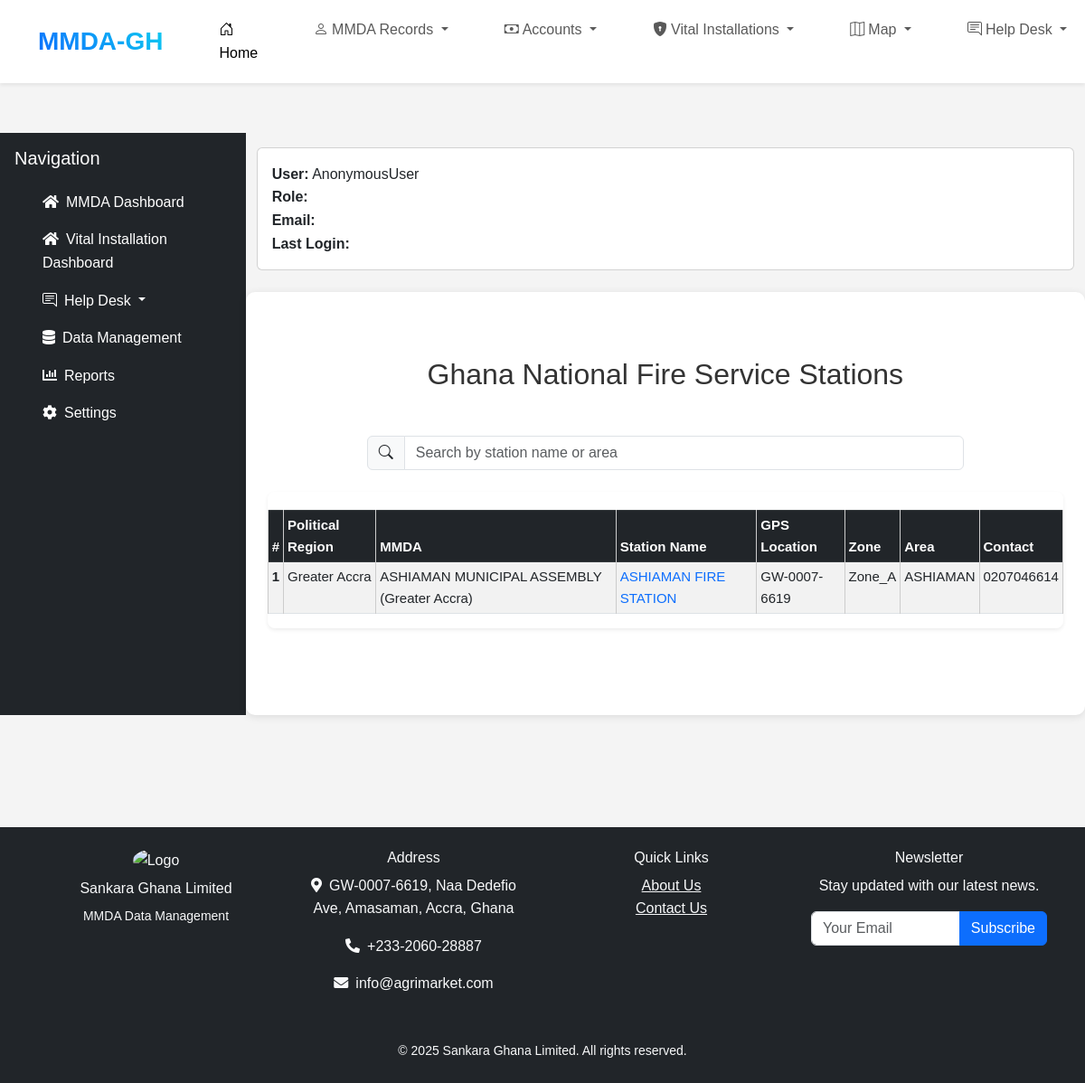
Page /services/gnfs/ on the committed database.
### services/models.py (models this page shows, shortened)
class GhanaFireStation(models.Model):
    serial_number = models.CharField(
        max_length=15,
        unique=True,
        editable=False,
        help_text="Auto-generated: GFSyymmddXXXX"
        )
    region = models.ForeignKey(Region, on_delete=models.CASCADE)
    mmda = models.ForeignKey(MMDA, on_delete=models.CASCADE, related_name="gnfs")  # MMDA Reference
    fire_station = models.ForeignKey(FireStation, on_delete=models.CASCADE)
    gps_location = models.CharField(max_length=255)
    geo_coordinate = models.CharField(max_length=255)
    area_name = models.CharField(max_length=255)
    area_zone = models.CharField(max_length=100, choices=AREA_ZONE_CHOICES)
    contact = models.CharField(max_length=15)
    additional_contact = models.CharField(max_length=15, blank=True, null=True)
    email = models.EmailField(blank=True, null=True)
    description = models.TextField()
    landmark = models.CharField(max_length=255, blank=True, null=True)
    road_network = models.CharField(max_length=255)
    avilability_of_hydrants= models.BooleanField(default=False)
    nature_of_building = models.CharField(max_length=10, choices=[('Good', 'Good'), ('Moderate', 'Moderate'), ('Bad', 'Bad')])
    accessibility_of_hydrant= models.CharField(max_length=30, choices=[('Difficult', 'Difficult'), ('Easy', 'Easy'), ('Encouraged', 'Encouraged')])
    no_of_vehicle_firehydrant = models.CharField(max_length=255)
    station_picture_1 = models.ImageField(upload_to='gps_images/', blank=True, null=True)
    station_picture_2 = models.ImageField(upload_to='gps_images/', blank=True, null=True)
    image3 = models.ImageField(upload_to='gps_images/', blank=True, null=True)
    image4 = models.ImageField(upload_to='gps_images/', blank=True, null=True)
    created_by = models.ForeignKey(User, on_delete=models.SET_NULL, null=True, related_name='gnfs_created')
    date_created = models.DateTimeField(auto_now_add=True)
    updated_by = models.ForeignKey(User, on_delete=models.SET_NULL, null=True, related_name='gnfs_updated')
    date_updated = models.DateTimeField(auto_now=True)

class FireStation(models.Model):
    region = models.ForeignKey(Region, on_delete=models.CASCADE, related_name='stations')
    mmda = models.ForeignKey(MMDA, on_delete=models.CASCADE, related_name="FireStation")  # MMDA Reference
    name = models.CharField(max_length=255)
    code = models.CharField(max_length=20, unique=True)

### accounts/models.py (models this page shows)
class Region(models.Model):
    name = models.CharField(max_length=50, choices=REGION_CHOICES)
    code = models.CharField(max_length=20, unique=True)
    def __str__(self):
        return self.name

class MMDA(models.Model):
    name = models.CharField(max_length=100, unique=True)
    abbreviation = models.CharField(max_length=100, unique=True)
    region = models.ForeignKey(Region, on_delete=models.CASCADE, related_name="mmdas")
    gps_address = models.CharField(max_length=100)
    location=models.CharField(max_length=100)
    contact_1 = models.CharField(max_length=20)  # Adjusted length for phone numbers
    contact_2 = models.CharField(max_length=10, blank=True, null=True)  # Adjusted length
    email= models.CharField(max_length=30)
    latitude = models.FloatField(validators=[MinValueValidator(-90.0), MaxValueValidator(90.0)])
    longitude = models.FloatField(validators=[MinValueValidator(-180.0), MaxValueValidator(180.0)])
    postal_address= models.CharField(max_length=100)
    logo_1 = models.ImageField(upload_to='profile_pictures/', blank=True, null=True)
    local_govt_logo = models.ImageField(upload_to='profile_pictures/', blank=True, null=True)
    coat_of_arms = models.ImageField(upload_to='profile_pictures/', blank=True, null=True)
    def __str__(self):
        return f"{self.name} ({self.region.name})"

### services/views.py (the view)
# urls.py: path('gnfs/', GhanaFireStationListView.as_view(), name='gnfs_list'),
class GhanaFireStationListView(ListView):
    model = GhanaFireStation
    template_name = 'ghfireservice_list.html'
    context_object_name = 'fire_stations'
    def get_queryset(self):
        queryset = GhanaFireStation.objects.all()
        query = self.request.GET.get('q')
        if query:
            queryset = queryset.filter(name__icontains=query)
        return queryset

### services/templates/ghfireservice_list.html (shortened to what this page needs)
{% extends "base.html" %}
{% block content %}
<div class="container py-5">
    <h2 class="mb-5 text-center">Ghana National Fire Service Stations</h2>
    <div class="mb-4 d-flex justify-content-center">
        <div class="input-group w-75">
            <span class="input-group-text"><i class="bi bi-search"></i></span>
            <input type="text" id="stationFilter" class="form-control" placeholder="Search by station name or area" onkeyup="filterStations()">
        </div>
    </div>
    <div class="table-responsive shadow-sm rounded-3">
        <table class="table table-striped table-bordered table-hover table-sm">
            <thead class="table-dark text-white">
                <tr>
                    <th scope="col">#</th>
                    <th scope="col">Political Region</th>
                    <th scope="col">MMDA</th>
                    <th scope="col">Station Name</th>
                    <th scope="col">GPS Location</th>
                    <th scope="col">Zone</th>
                    <th scope="col">Area</th>
                    <th scope="col">Contact</th>
                </tr>
            </thead>
            <tbody id="stationTable">
                {% for fire_station in fire_stations%}
                <tr>
                    <th scope="row">{{ forloop.counter }}</th>
                    <td>{{ fire_station.region }}</td>
                    <td>{{ fire_station.mmda }}</td>
                    <td><a href="{% url 'gnfs_detail' fire_station.pk %}" class="text-decoration-none text-primary">{{ fire_station.fire_station.name }}</a></td>
                    <td>{{ fire_station.gps_location}}</td>
                    <td>{{ fire_station.area_zone}}</td>
                    <td>{{ fire_station.area_name }}</td>
                    <td>{{ fire_station.contact }}</td>
                </tr>
                {% endfor %}
            </tbody>
        </table>
    </div>
</div>
{% endblock %}

### static/css/styles.css (style rules this page uses)
* { margin: 0; padding: 0; box-sizing: border-box; }
body { overflow-x: hidden; font-family: Arial, sans-serif; line-height: 1.6; background-color: #f4f4f4; color: #333; margin: 0; padding: 0; padding-top: 56px; }
table { font-size: 15px; width: 100%; border-collapse: collapse; margin: 20px 0; }
table th, table td { padding: 10px; text-align: left; border: 1px solid #ddd; white-space: normal; }
table th, table td { border-width: 2px; border-color: #ccc; }
table th { background: #35424a; color: #ffffff; border-top: 2px solid #333; border-bottom: 2px solid #333; }
@media (min-width: 768px) { body { padding-top: 70px; } }
.text-center { text-align: center; }
.mb-4 { margin-bottom: 1.5rem; }
.mb-5 { margin-bottom: 2rem; }

### rows in the picture
GhanaFireStation: region "Greater Accra", mmda "ASHIAMAN MUNICIPAL ASSEMBLY (Greater Accra)", fire_station.name "ASHIAMAN FIRE STATION", gps_location "GW-0007-6619", area_zone "Zone_A", area_name "ASHIAMAN", contact "0207046614"

### other values in the picture
{{ request.user }} "AnonymousUser"
